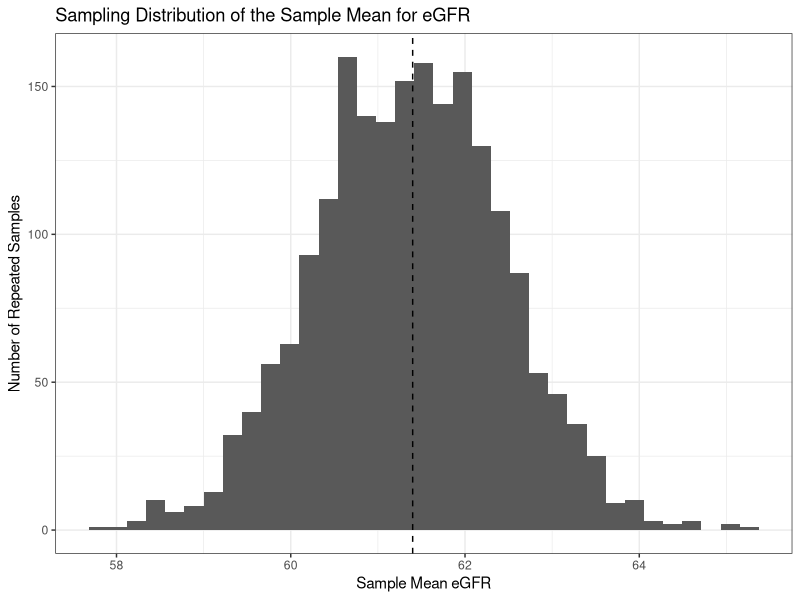
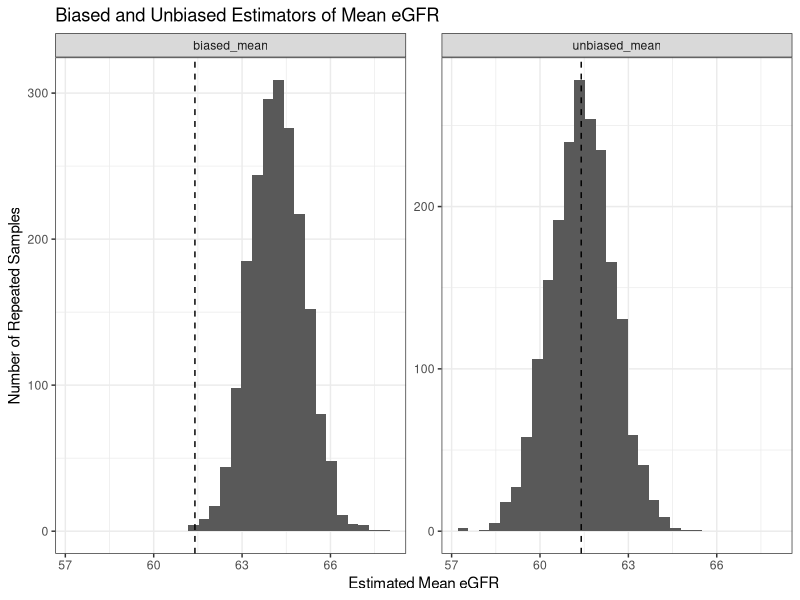

Recreate these plots in R, in order.
## ---- chunk 1
library(tidyverse)
library(scales)

set.seed(104)

biomarker_df <- tibble(
  id = 1:180,
  treatment = rep(c("Placebo", "Low dose", "High dose"), each = 60),
  ifng = c(
    rnorm(60, mean = 11.5, sd = 4.2),
    rnorm(60, mean = 15.3, sd = 4.8),
    rnorm(60, mean = 19.8, sd = 5.1)
  ),
  response = c(
    rbinom(60, 1, 0.28),
    rbinom(60, 1, 0.45),
    rbinom(60, 1, 0.62)
  ),
  infections = c(
    rpois(60, lambda = 1.4),
    rpois(60, lambda = 1.1),
    rpois(60, lambda = 0.8)
  ),
  age = round(rnorm(180, mean = 61, sd = 10)),
  bmi = round(rnorm(180, mean = 29, sd = 4.5), 1)
)
## ---- chunk 2
library(tidyverse)
library(broom)

set.seed(123)

population <- tibble(
  id = 1:100000,
  age = pmin(pmax(rnorm(100000, mean = 59, sd = 12), 18), 90),
  systolic_bp = pmin(pmax(rnorm(100000, mean = 128, sd = 16), 90), 220),
  uacr = rgamma(100000, shape = 2.2, scale = 18),
  egfr = 118 - 0.72 * age - 0.11 * systolic_bp + rnorm(100000, mean = 0, sd = 10)
) |>
  mutate(
    egfr = pmax(egfr, 8),
    ckd = if_else(egfr < 60, 1, 0)
  )

head(population)
## ---- chunk 3
true_mean_egfr <- mean(population$egfr)

true_mean_egfr

## ---- chunk 4
true_prop_ckd <- mean(population$ckd)

true_prop_ckd
## ---- chunk 5
set.seed(321)

sample_data <- population |>
  slice_sample(n = 150)

sample_summary <- sample_data |>
  summarise(
    sample_mean_egfr = mean(egfr),
    sample_prop_ckd = mean(ckd)
  )

sample_summary
## ---- chunk 6
set.seed(100)

n_reps <- 2000
n_sample <- 150

sampling_results <- tibble(
  rep = 1:n_reps,
  sample_mean_egfr = map_dbl(rep, ~ {
    population |>
      slice_sample(n = n_sample) |>
      summarise(mean_egfr = mean(egfr)) |>
      pull(mean_egfr)
  })
)

out <- sampling_results |>
  summarise(
    avg_estimate = mean(sample_mean_egfr),
    sd_of_estimates = sd(sample_mean_egfr)
  )

out
## ---- chunk 7
plot <- ggplot(sampling_results, aes(x = sample_mean_egfr)) +
  geom_histogram(bins = 35) +
  geom_vline(xintercept = true_mean_egfr, linetype = "dashed") +
  labs(
    title = "Sampling Distribution of the Sample Mean for eGFR",
    x = "Sample Mean eGFR",
    y = "Number of Repeated Samples"
  ) +
  theme_bw()

plot
## ---- chunk 8
set.seed(200)

bias_demo <- tibble(
  rep = 1:n_reps,
  unbiased_mean = map_dbl(rep, ~ {
    population |>
      slice_sample(n = n_sample) |>
      summarise(val = mean(egfr)) |>
      pull(val)
  }),
  biased_mean = map_dbl(rep, ~ {
    population |>
      filter(egfr >= 45) |>
      slice_sample(n = n_sample) |>
      summarise(val = mean(egfr)) |>
      pull(val)
  })
)

bias_results <- tibble(
  estimator = c("Unbiased sample mean", "Biased sample mean"),
  repeated_sample_mean = c(mean(bias_demo$unbiased_mean), mean(bias_demo$biased_mean)),
  bias = c(
    mean(bias_demo$unbiased_mean) - true_mean_egfr,
    mean(bias_demo$biased_mean) - true_mean_egfr
  )
)

bias_results
## ---- chunk 9

#| fig-width: 1
#| fig-height: 2


bias_demo_long <- bias_demo |>
  pivot_longer(
    cols = c(unbiased_mean, biased_mean),
    names_to = "estimator",
    values_to = "estimate"
  )

plot <- ggplot(bias_demo_long, aes(x = estimate)) +
  geom_histogram(bins = 30) +
  geom_vline(xintercept = true_mean_egfr, linetype = "dashed") +
  facet_wrap(~ estimator, scales = "free_y") +
  labs(
    title = "Biased and Unbiased Estimators of Mean eGFR",
    x = "Estimated Mean eGFR",
    y = "Number of Repeated Samples"
  ) +
  theme_bw()
plot

## ---- chunk 10
simulate_means <- function(n_sample, n_reps = 2000) {
  tibble(
    rep = 1:n_reps,
    sample_mean = map_dbl(rep, ~ {
      population |>
        slice_sample(n = n_sample) |>
        summarise(val = mean(egfr)) |>
        pull(val)
    }),
    n = n_sample
  )
}

means_n30  <- simulate_means(30)
means_n150 <- simulate_means(150)
means_n500 <- simulate_means(500)

precision_demo <- bind_rows(means_n30, means_n150, means_n500)

precision_summary <- precision_demo |>
  group_by(n) |>
  summarise(
    mean_estimate = mean(sample_mean),
    variance_estimate = var(sample_mean),
    sd_estimate = sd(sample_mean)
  )

precision_summary
